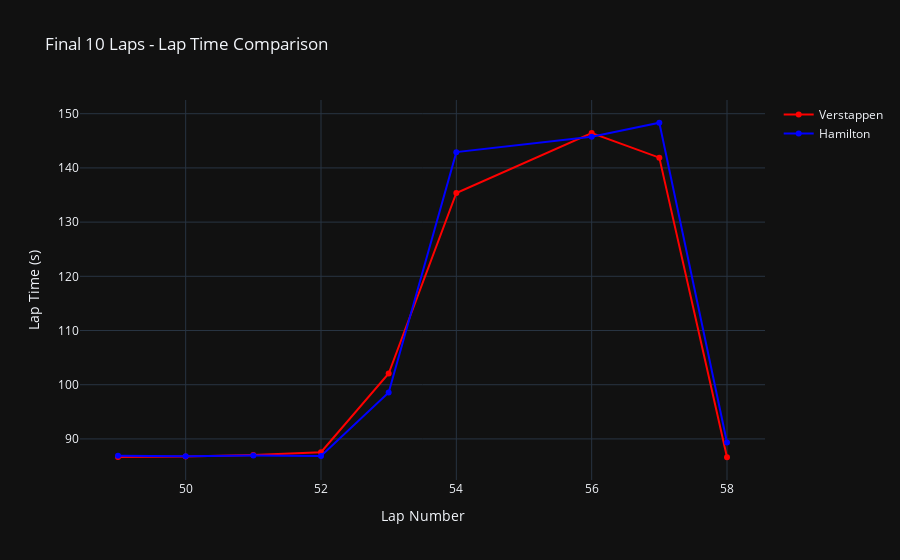

Write notebook code for a chart like this one.
### Code cell
import plotly.graph_objects as go

fig = go.Figure()

fig.add_trace(go.Scatter(
    x=ver_final['LapNumber'],
    y=ver_final['LapTime(s)'],
    mode='lines+markers',
    name='Verstappen',
    line=dict(color='red')
))

fig.add_trace(go.Scatter(
    x=ham_final['LapNumber'],
    y=ham_final['LapTime(s)'],
    mode='lines+markers',
    name='Hamilton',
    line=dict(color='blue')
))

fig.update_layout(
    title='Final 10 Laps - Lap Time Comparison',
    xaxis_title='Lap Number',
    yaxis_title='Lap Time (s)',
    template='plotly_dark',
    hovermode='x unified',
    height=500
)

fig.show()

### Figure 1 — Plotly figure (JSON) as saved in the notebook; plotly's stock layout.template omitted (floating-point values rounded to 4 significant figures)
{"data": [{"line": {"color": "red"}, "mode": "lines+markers", "name": "Verstappen", "type": "scatter", "x": [49, 50, 51, 52, 53, 54, 56, 57, 58], "y": [86.66, 86.75, 87.05, 87.56, 102.1, 135.4, 146.4, 141.9, 86.62]}, {"line": {"color": "blue"}, "mode": "lines+markers", "name": "Hamilton", "type": "scatter", "x": [49, 50, 51, 52, 53, 54, 56, 57, 58], "y": [86.88, 86.78, 86.93, 86.83, 98.57, 142.9, 145.8, 148.3, 89.33]}], "layout": {"autosize": true, "hovermode": "x unified", "title": {"text": "Final 10 Laps - Lap Time Comparison"}, "xaxis": {"autorange": true, "range": [48.45, 58.55], "title": {"text": "Lap Number"}, "type": "linear"}, "yaxis": {"autorange": true, "range": [82.27, 152.7], "title": {"text": "Lap Time (s)"}, "type": "linear"}}}
